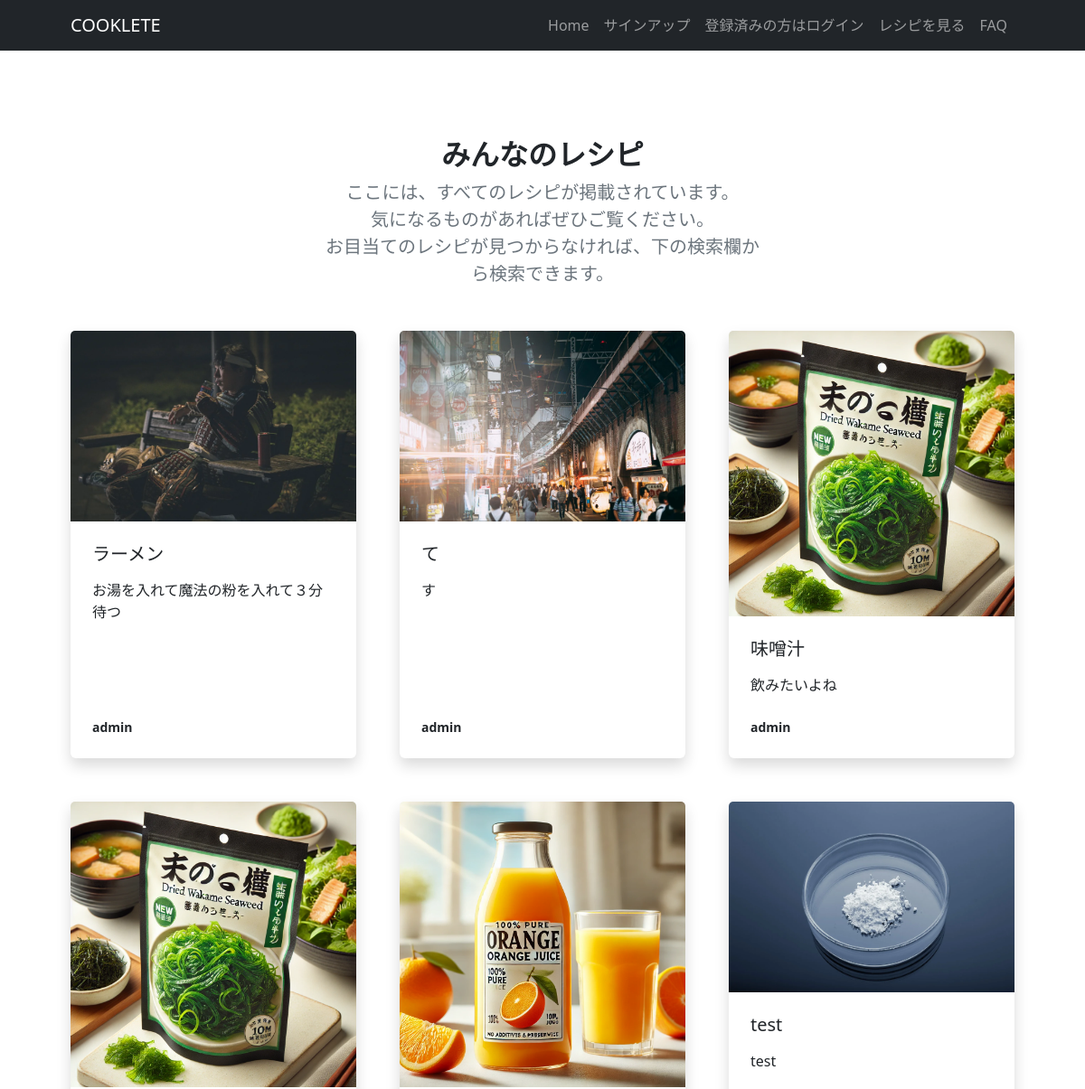
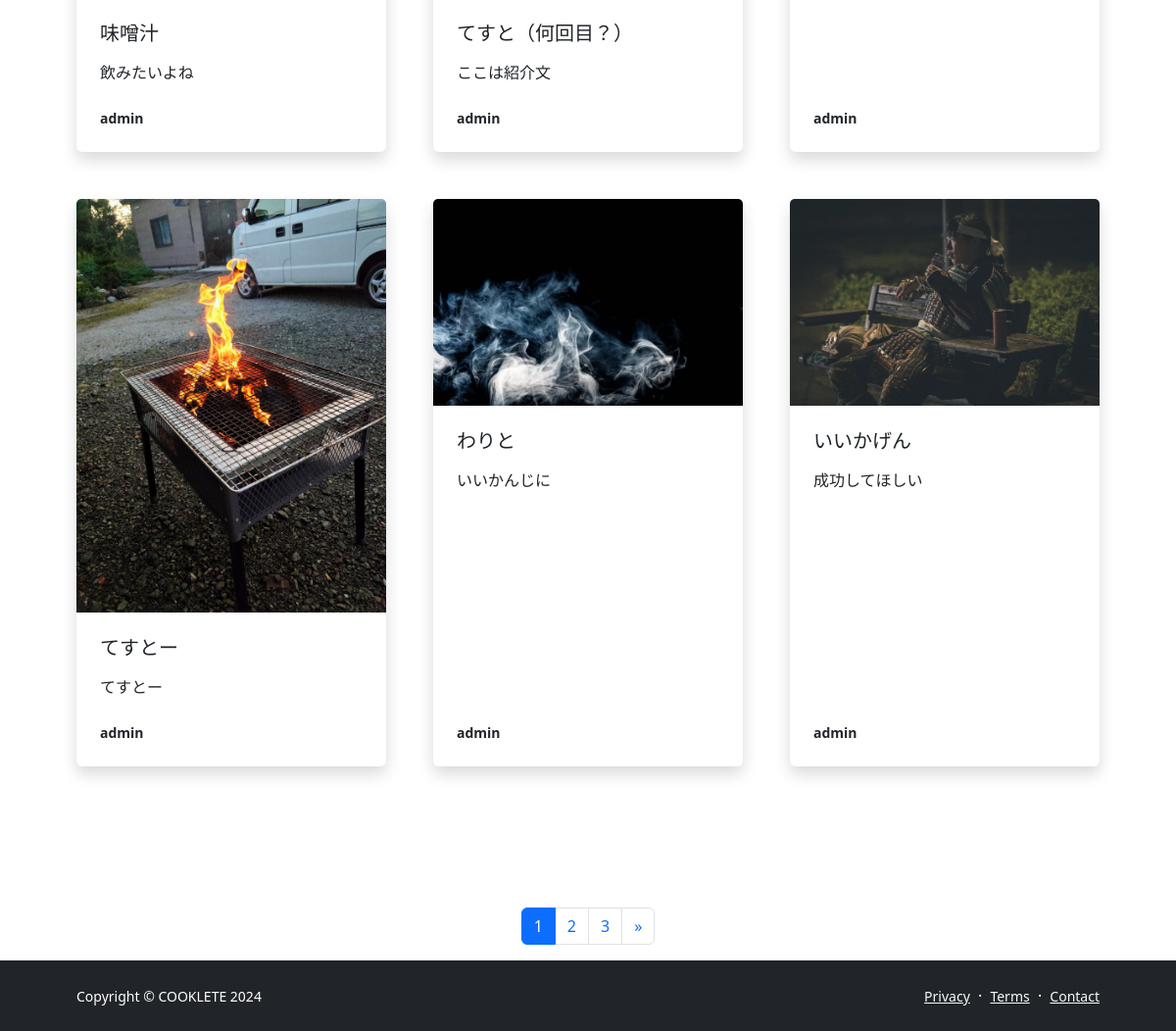
Screenshot of /cooks_list/ with the database file from the repository (2 pictures, top to bottom).
### cookapp/models.py (models this page shows, shortened)
class Recipe(models.Model):
    user = models.ForeignKey(
        CustomUser,
        verbose_name='ユーザー',
        on_delete=models.CASCADE
    )
    title = models.CharField(
        verbose_name='レシピ名',
        max_length=100)
    description = models.TextField(
        verbose_name='レシピ紹介'
    )
    category = models.ManyToManyField(
        Category,
        verbose_name='カテゴリー',
        related_name='recipes'
    )
    image = models.ImageField(
        verbose_name='イメージ',
        upload_to='photos'
    )
    servings = models.IntegerField(
        verbose_name='提供人数',
        default=1
    )
    cooking_time = models.IntegerField(
        verbose_name='調理時間(分)'
    )
    point = models.TextField(
        verbose_name='ポイント'
    )
    posted_at = models.DateTimeField(
        verbose_name='投稿日時',
        auto_now_add=True
    )
    update_at = models.DateTimeField(
        verbose_name='更新日時',
        auto_now=True
    )

### accounts/models.py (models this page shows)
class CustomUser(AbstractUser):
    pass

### cookapp/views.py (the view)
# urls.py: path('cooks_list/', views.RecipeListView.as_view(), name = 'cooks_list'),
class RecipeListView(ListView):
    template_name = 'cooks_list.html'
    queryset = Recipe.objects.order_by('-posted_at')
    paginate_by = 9

### cookapp/templates/cooks_list.html (shortened to what this page needs)
{% extends "base.html" %}
{% block contents %}
            <section class="py-5">
                <div class="container px-5 my-5">
                    <div class="row gx-5 justify-content-center">
                        <div class="col-lg-8 col-xl-6">
                            <div class="text-center">
                                <h2 class="fw-bolder">みんなのレシピ</h2>
                                <p class="lead fw-normal text-muted mb-5">ここには、すべてのレシピが掲載されています。<br>気になるものがあればぜひご覧ください。<br>お目当てのレシピが見つからなければ、下の検索欄から検索できます。</p>
                            </div>
                        </div>
                    </div>
                    <div class="row gx-5">
                        {% for record in object_list %}
                        <div class="col-lg-4 mb-5">
                            <div class="card h-100 shadow border-0">
                                <img class="card-img-top" src="{{ record.image.url }}" alt="..." />
                                <div class="card-body p-4">
                                    <a class="text-decoration-none link-dark stretched-link" href="{% url 'cook:recipe_detail' record.pk %}"><h5 class="card-title mb-3">{{record.title}}</h5></a>
                                    <p class="card-text mb-0">{{record.description}}</p>
                                </div>
                                <div class="card-footer p-4 pt-0 bg-transparent border-top-0">
                                    <div class="d-flex align-items-end justify-content-between">
                                        <div class="d-flex align-items-center">
                                            <div class="small">
                                                <div class="fw-bold">{{record.user.username}}</div>
                                            </div>
                                        </div>
                                    </div>
                                </div>
                            </div>
                        </div>
                        {% endfor %}
                    </div>
                </div>
            </section>
{% include "pagination.html" %}
{% endblock %}

### rows the page displays
Recipe: image (picture), title "ラーメン", description "お湯を入れて魔法の粉を入れて３分待つ", user.username "admin"
Recipe: image (picture), title "て", description "す", user.username "admin"
Recipe: image (picture), title "味噌汁", description "飲みたいよね", user.username "admin"
Recipe: image (picture), title "味噌汁", description "飲みたいよね", user.username "admin"
Recipe: image (picture), title "てすと（何回目？）", description "ここは紹介文", user.username "admin"
Recipe: image (picture), title "test", description "test", user.username "admin"
Recipe: image (picture), title "てすとー", description "てすとー", user.username "admin"
Recipe: image (picture), title "わりと", description "いいかんじに", user.username "admin"
Recipe: image (picture), title "いいかげん", description "成功してほしい", user.username "admin"

### other values shown
{{ num }} "1"
{{ num }} "2" "3"
